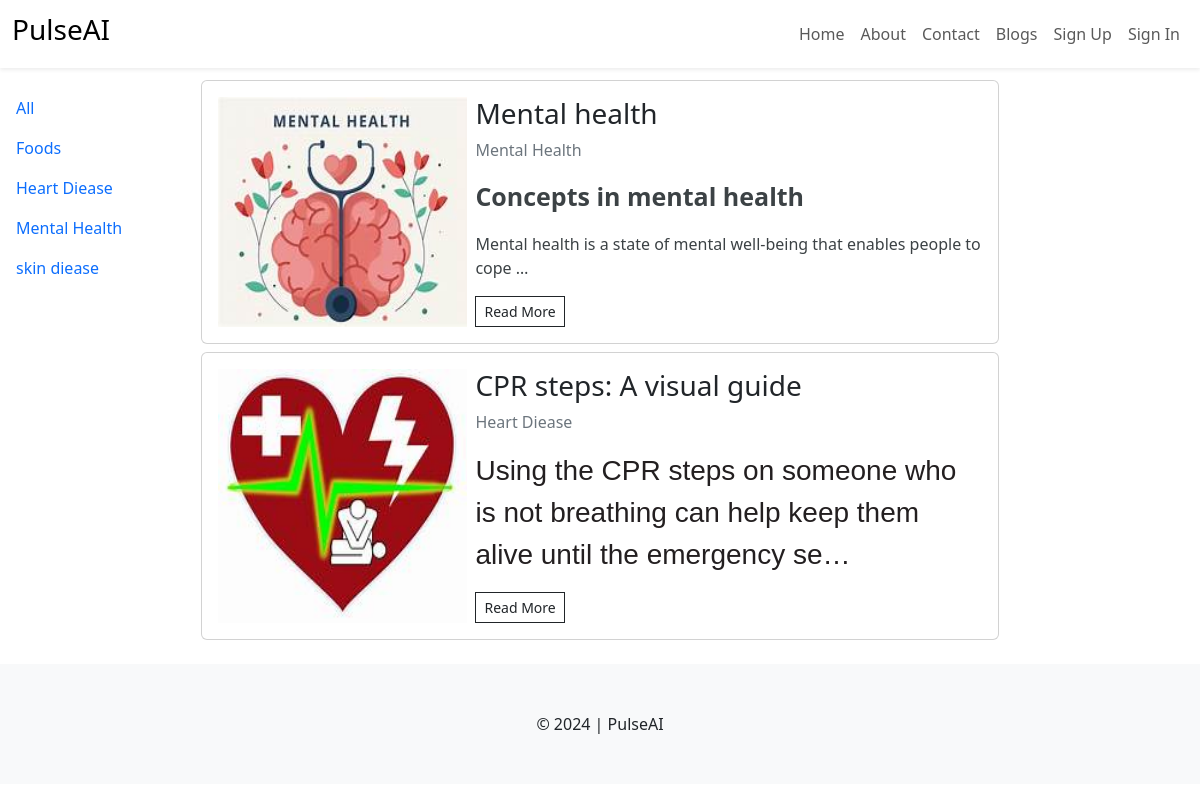
Screenshot of /blog/ with the database file from the repository.
### blog/models.py (models this page shows, shortened)
class BlogCategory(models.Model):
    category=models.CharField(max_length=255)
    class Meta:
        verbose_name_plural="Blog Categories"
    def __str__(self):
        return self.category

class Blog(models.Model):
    category=models.ForeignKey(BlogCategory,on_delete=models.DO_NOTHING)
    title=models.CharField(max_length=500)
    content=models.TextField()
    primary_photo = models.ImageField(upload_to="blog_images")
    yt_video_id= models.CharField(max_length=255,blank=True)
    publish=models.BooleanField(default=True)
    created_at=models.DateTimeField(auto_now_add=True)
    update_at=models.DateTimeField(auto_now=True)

### blog/views.py (the view)
# urls.py: path('blog/',views.all_blogs,name='blogs'),
def all_blogs(request,cid=0):
    if cid==0:
        blogs=Blog.objects.filter(publish=True).order_by('-update_at')
    else:
        blogs=Blog.objects.filter(publish=True,category=cid).order_by('-update_at')
    categories=BlogCategory.objects.all().order_by('category')
    context ={
        'blogs': blogs,
        'categories':categories
    }
    return render(request, 'blog/blog.html',context)

### templates/blog/blog.html (shortened to what this page needs)
{% extends "layout.html" %}
{% load static %}
{% block content %}
    <div class="row g-2">
        <div class="col-md-2">
            <div class="sidebar-wrapper d-flex justify-content-between">
                <div class="sidebar-menu p-3 d-none d-md-block" id="sidebar-menu">
                    <ul class="list-unstyled">
                        <li class="py-2">
                            <a href="{% url "blogs" %}" class="text-decoration-none">All</a>
                        </li>
                    {% for c in categories %}
                    <li class="py-2">
                        <a href="{% url "blog_cat" c.id %}"class="text-decoration-none">{{c}}</a>
                    </li>
                    {% endfor %}
                    </ul>
                </div>
            </div>
        </div>
        <div class="col-md-8">
            {% for blog in blogs %}
            <div class="card my-2">
                <div class="card-body">
                    <div class="row g-2">
                        <div class="col-md-4">
                            <img src="{{blog.primary_photo.url}}" class="img-fluid h-100">
                        </div>
                        <div class="col-md-8">
                            <h3>{{blog.title}}</h3>
                            <p class="text-secondary">{{blog.category}}</p>
                            <p>{{blog.content|safe|truncatechars_html:"100"}}</p>
                            <a href="{% url "blog" blog.id %}" class="btn btn-sm btn-outline-dark rounded-0">Read More</a>
                        </div>
                    </div>
                </div>
            </div>
            {% endfor %}
        </div>
    </div>
{% endblock %}

### templates/layout.html (shortened to what this page needs)
{% load static %}
<!DOCTYPE html>
<html lang="en">
<head>
    <link rel="stylesheet" href="https://cdnjs.cloudflare.com/ajax/libs/font-awesome/6.5.2/css/all.min.css" />
    <link rel="stylesheet" href="{% static "css/bootstrap.min.css" %}">
    <link rel="stylesheet" href="{% static "css/style.css" %}">
</head>
<body>
    <nav class="navbar navbar-expand-lg mb-1 shadow-sm">
        <div class="container-fluid">
          <a class="navbar-brand" href="#">
            <h3>PulseAI</h3>
          </a>
          <div class="collapse navbar-collapse" id="navbarNav">
            <ul class="navbar-nav ms-auto">
              <li class="nav-item">
                <a class="nav-link" href="{% url "home" %}">Home</a>
              </li>
              <li class="nav-item">
                <a class="nav-link" href="{% url "about" %}">About</a>
              </li>
              <li class="nav-item">
                <a class="nav-link" href="{% url "contact" %}">Contact</a>
              </li>
              <li class="nav-item">
                <a class="nav-link" href="{% url "blogs" %}">Blogs</a>
              </li>
              {% if user.is_authenticated %}
              <li class="nav-item">
                <a class="nav-link" href="{% url "appointment" %}">Appointment</a>
              </li>
              <li class="nav-item dropdown">
                <a class="nav-link dropdown-toggle" href="#" role="button" data-bs-toggle="dropdown" aria-expanded="false">
                  Welcome, {{user.username}}
                </a>
                <ul class="dropdown-menu">
                  <li><a class="dropdown-item" href="{% url "take_a_test" %}">Take a test</a></li>
                  <li><a class="dropdown-item" href="{% url "profile" %}">Profie</a></li>
                  <li><hr class="dropdown-divider"></li>
                  <li><a class="dropdown-item" href="{% url "signout" %}">Logout</a></li>
                </ul>
              </li>
              {% else %}
                <li class="nav-item">
                  <a class="nav-link" href="{% url "signup" %}">Sign Up</a>
                </li>
                <li class="nav-item">
                  <a class="nav-link" href="{% url "signin" %}">Sign In</a>
                </li>
              {% endif %}
            </ul>
          </div>
        </div>
      </nav>
    {% block content %}
    {% endblock %}
    <footer class="bg-light py-5 text-center mt-3">
        &copy; 2024 | PulseAI
    </footer>
</body>
</html>

### rows the page displays
BlogCategory: category "Foods"
BlogCategory: category "Heart Diease"
BlogCategory: category "Mental Health"
BlogCategory: category "skin diease"
Blog: primary_photo (picture), title "Mental health", category "Mental Health", content "Concepts in mental health Mental health is a state of mental well-being that enables people to cope …"
Blog: primary_photo (picture), title "CPR steps: A visual guide", category "Heart Diease", content "Using the CPR steps on someone who is not breathing can help keep them alive until the emergency se…"
